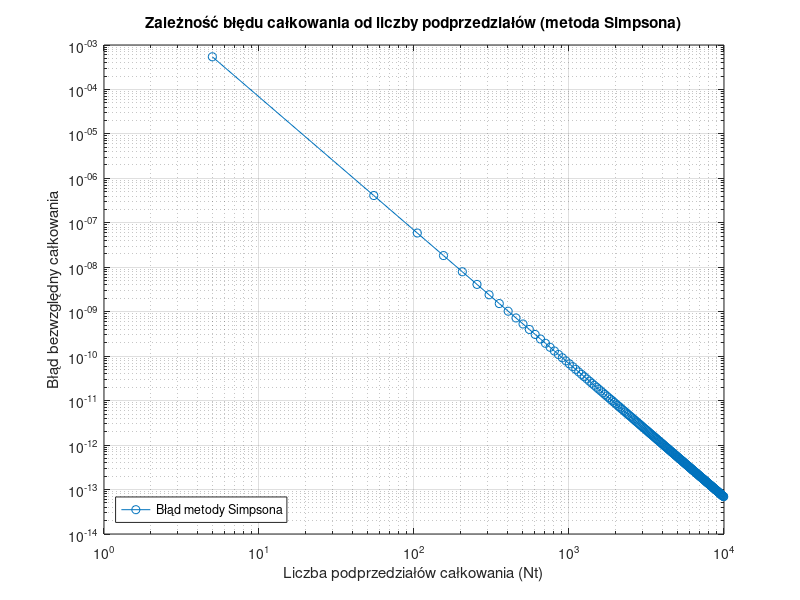

The MATLAB script that drew this image:
function [ft_5, integral_1000, Nt, integration_error] = simpson_rule_accuracy_evaluation()
    % Funkcja służy do numerycznego obliczania całki oznaczonej metodą Simpsona
    % z funkcji gęstości prawdopodobieństwa awarii urządzenia elektronicznego.
    % Jej celem jest porównanie dokładności obliczeń
    % w zależności od liczby zastosowanych podprzedziałów całkowania.
    %
    % ft_5 – wartość funkcji gęstości prawdopodobieństwa obliczona dla t = 5.
    %
    % integral_1000 – przybliżona wartość całki oznaczonej na przedziale [0, 5]
    %   wyznaczona metodą Simpsona dla liczby podprzedziałów wynoszącej 1000.
    %
    % integration_error – wektor zawierający błędy bezwzględne numerycznego
    %   wyznaczenia wartości całki oznaczonej. Wartość integration_error(1,i)
    %   oznacza błąd obliczenia całki dla Nt(1,i) podprzedziałów:
    %   integration_error(1, i) = abs(integral_approximation - reference_value),
    %   gdzie reference_value to wzorcowa wartość całki.
    %
    % Nt – wektor wierszowy zawierający liczby podprzedziałów całkowania,
    %   dla których wyznaczane są przybliżenia całki i obliczany jest błąd.

    reference_value = 0.0473612919396179; % wartość referencyjna całki

    ft_5 = failure_density_function(5);
    
    N_for_integral_1000 = 1000; % liczba podprzedziałów całkowania (parzysta)
    x_points_for_integral_1000 = linspace(0, 5, N_for_integral_1000 + 1); % punkty dla N=1000
    integral_1000 = simpson_rule(x_points_for_integral_1000); % Wyznaczenie całki dla N=1000

    Nt = 5:50:10^4; % Wektor liczb podprzedziałów całkowania
    num_evaluations = length(Nt);
    integration_error = zeros(1, num_evaluations); % Prealokacja wektora błędów

    integration_domain_a = 0;
    integration_domain_b = 5;

    for i = 1:num_evaluations
        current_N_subintervals = Nt(i); % Aktualna liczba podprzedziałów
        current_x_points = linspace(integration_domain_a, integration_domain_b, current_N_subintervals + 1);
        
        integral_approximation_current = 0;

        if mod(current_N_subintervals, 2) == 0
            % Liczba podprzedziałów jest parzysta, można użyć metody Simpsona bezpośrednio
            integral_approximation_current = simpson_rule(current_x_points);
        else
            % Liczba podprzedziałów jest nieparzysta
            if current_N_subintervals == 1
                % Dla jednego podprzedziału użyj metody trapezów
                h_trapz = current_x_points(2) - current_x_points(1);
                y_trapz = failure_density_function(current_x_points);
                integral_approximation_current = (h_trapz / 2) * (y_trapz(1) + y_trapz(2));
            else
                x_simpson_part = current_x_points(1:current_N_subintervals); % Ma N_subintervals punktów -> N_subintervals-1 podprzedziałów
                integral_simpson_part = simpson_rule(x_simpson_part);
                
                % Punkty: current_x_points(N_subintervals) i current_x_points(N_subintervals+1)
                h_trapz_last = current_x_points(current_N_subintervals+1) - current_x_points(current_N_subintervals);
                y_trapz_last_pts = failure_density_function(current_x_points(current_N_subintervals : current_N_subintervals+1));
                integral_trapz_last_part = (h_trapz_last / 2) * (y_trapz_last_pts(1) + y_trapz_last_pts(2));
                
                integral_approximation_current = integral_simpson_part + integral_trapz_last_part;
            end
        end
        
        integration_error(i) = abs(integral_approximation_current - reference_value);
    end

    % Generowanie wykresu
    figure;
    loglog(Nt, integration_error, '-o');
    xlabel('Liczba podprzedziałów całkowania (Nt)');
    ylabel('Błąd bezwzględny całkowania');
    title('Zależność błędu całkowania od liczby podprzedziałów (metoda Simpsona)');
    grid on;
    legend('Błąd metody Simpsona', 'Location', 'southwest');

    % Zapisanie wykresu do pliku
    saveas(gcf, 'zadanie3.png');
end

function integral_approximation = simpson_rule(x)
    % Oblicza przybliżoną wartość całki oznaczonej z funkcji gęstości
    % prawdopodobieństwa (failure_density_function) przy użyciu
    % metody Simpsona.
    %
    % x – wektor rosnących wartości określających końce przedziałów całkowania.
    %     Dla n-elementowego wektora x zdefiniowanych jest n−1 przedziałów
    %     całkowania: [x(1), x(2)], [x(2), x(3)], ..., [x(n−1), x(n)].
    %
    % integral_approximation – przybliżona wartość całki oznaczonej

    k_subintervals = length(x) - 1;

    if k_subintervals < 1 % Jeśli brak przedziałów lub tylko 1 punkt
        integral_approximation = 0;
        return;
    end

    if mod(k_subintervals, 2) ~= 0
        error('Metoda Simpsona (wzór 1/3) wymaga parzystej liczby podprzedziałów.');
    end
    
    h = (x(end) - x(1)) / k_subintervals; % Szerokość podprzedziału
    
    y_values = failure_density_function(x); % Wartości funkcji w punktach x_i
    
    integral_sum = y_values(1) + y_values(end); % y_0 + y_k (gdzie k to k_subintervals)
    
    % Suma dla współczynników 4 (y_1, y_3, ..., y_{k-1})
    % Matlab indices: 2, 4, ..., k
    for j = 2:2:k_subintervals 
        integral_sum = integral_sum + 4 * y_values(j);
    end
    
    % Suma dla współczynników 2 (y_2, y_4, ..., y_{k-2})
    % Matlab indices: 3, 5, ..., k-1
    if k_subintervals > 2 % Tylko jeśli są wewnętrzne punkty z wagą 2
        for j = 3:2:k_subintervals-1
            integral_sum = integral_sum + 2 * y_values(j);
        end
    end
    
    integral_approximation = (h / 3) * integral_sum;
end

function ft = failure_density_function(t)
    % Zwraca wartości funkcji gęstości prawdopodobieństwa wystąpienia awarii
    % urządzenia elektronicznego dla zadanych wartości czasu t.
    %
    % t – wektor wartości czasu (wyrażonych w latach), dla których obliczane
    %   są wartości funkcji gęstości prawdopodobieństwa.
    %
    % ft – wektor zawierający wartości funkcji gęstości prawdopodobieństwa
    %      odpowiadające kolejnym elementom wektora t.

    mu = 10;    % Średnia wartość
    sigma = 3;  % Odchylenie standardowe
    
    coefficient = 1 / (sigma * sqrt(2 * pi));
    exponent_numerator = -(t - mu).^2; 
    exponent_denominator = 2 * sigma^2;
    exponent = exponent_numerator / exponent_denominator; 
    
    ft = coefficient * exp(exponent);
end